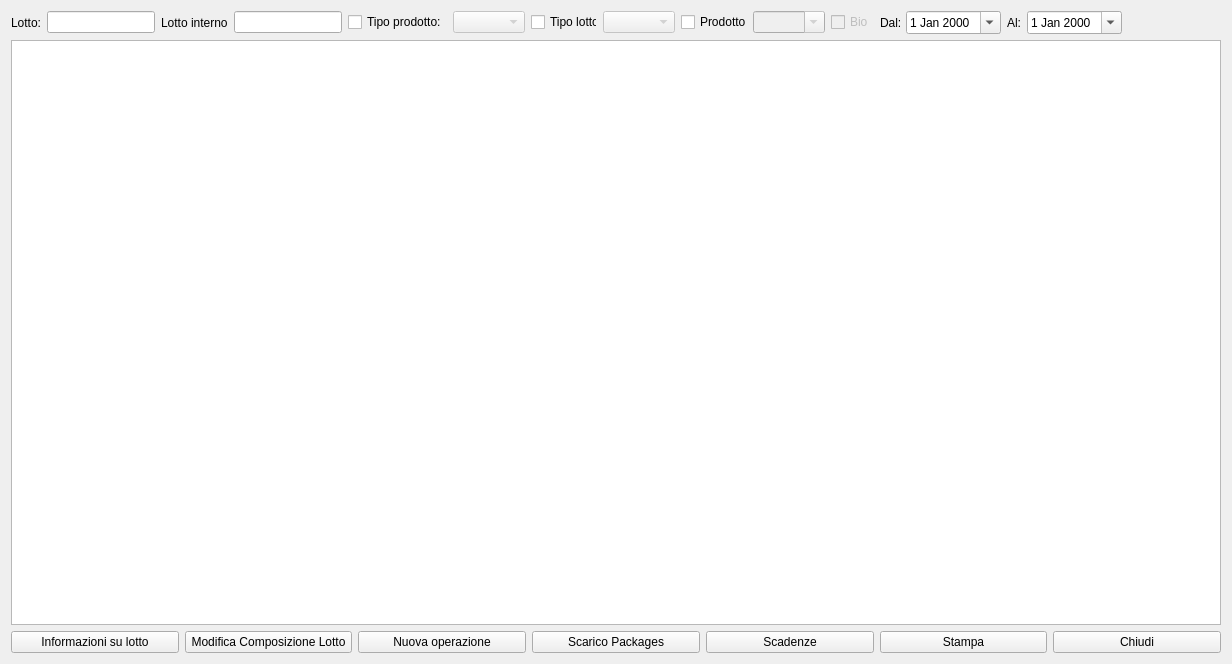
<?xml version="1.0" encoding="UTF-8"?>
<ui version="4.0">
 <class>HLotti</class>
 <widget class="QWidget" name="HLotti">
  <property name="windowModality">
   <enum>Qt::WindowModal</enum>
  </property>
  <property name="geometry">
   <rect>
    <x>0</x>
    <y>0</y>
    <width>1232</width>
    <height>664</height>
   </rect>
  </property>
  <property name="windowTitle">
   <string>Lotti</string>
  </property>
  <property name="windowIcon">
   <iconset resource="icons.qrc">
    <normaloff>:/Resources/Cube.PNG</normaloff>:/Resources/Cube.PNG</iconset>
  </property>
  <layout class="QVBoxLayout" name="verticalLayout_3">
   <item>
    <layout class="QVBoxLayout" name="verticalLayout_2">
     <item>
      <layout class="QVBoxLayout" name="verticalLayout">
       <item>
        <layout class="QHBoxLayout" name="horizontalLayout_4">
         <item>
          <layout class="QHBoxLayout" name="horizontalLayout_2">
           <item>
            <widget class="QLabel" name="label_3">
             <property name="text">
              <string>Lotto:</string>
             </property>
            </widget>
           </item>
           <item>
            <widget class="QLineEdit" name="leLottoRaw">
             <property name="clearButtonEnabled">
              <bool>true</bool>
             </property>
            </widget>
           </item>
           <item>
            <widget class="QLabel" name="label_4">
             <property name="text">
              <string>Lotto interno</string>
             </property>
            </widget>
           </item>
           <item>
            <widget class="QLineEdit" name="leLotInterno">
             <property name="clearButtonEnabled">
              <bool>true</bool>
             </property>
            </widget>
           </item>
           <item>
            <widget class="QCheckBox" name="chTipoProdotti">
             <property name="minimumSize">
              <size>
               <width>80</width>
               <height>0</height>
              </size>
             </property>
             <property name="maximumSize">
              <size>
               <width>16777215</width>
               <height>16777215</height>
              </size>
             </property>
             <property name="text">
              <string>Tipo prodotto:</string>
             </property>
            </widget>
           </item>
           <item>
            <widget class="QComboBox" name="cbTipoProd">
             <property name="enabled">
              <bool>false</bool>
             </property>
            </widget>
           </item>
           <item>
            <widget class="QCheckBox" name="chbT">
             <property name="minimumSize">
              <size>
               <width>66</width>
               <height>0</height>
              </size>
             </property>
             <property name="maximumSize">
              <size>
               <width>60</width>
               <height>16777215</height>
              </size>
             </property>
             <property name="text">
              <string>Tipo lotto:</string>
             </property>
            </widget>
           </item>
           <item>
            <widget class="QComboBox" name="cbTipiLot">
             <property name="enabled">
              <bool>false</bool>
             </property>
            </widget>
           </item>
           <item>
            <widget class="QCheckBox" name="chbP">
             <property name="maximumSize">
              <size>
               <width>66</width>
               <height>16777215</height>
              </size>
             </property>
             <property name="text">
              <string>Prodotto:</string>
             </property>
            </widget>
           </item>
           <item>
            <widget class="QComboBox" name="cbProdotti">
             <property name="enabled">
              <bool>false</bool>
             </property>
             <property name="editable">
              <bool>true</bool>
             </property>
             <property name="insertPolicy">
              <enum>QComboBox::NoInsert</enum>
             </property>
            </widget>
           </item>
          </layout>
         </item>
         <item>
          <widget class="QCheckBox" name="chBio">
           <property name="enabled">
            <bool>false</bool>
           </property>
           <property name="text">
            <string>Bio</string>
           </property>
          </widget>
         </item>
         <item>
          <layout class="QHBoxLayout" name="horizontalLayout_3">
           <item>
            <widget class="QLabel" name="label">
             <property name="maximumSize">
              <size>
               <width>20</width>
               <height>16777215</height>
              </size>
             </property>
             <property name="text">
              <string>Dal:</string>
             </property>
            </widget>
           </item>
           <item>
            <widget class="QDateEdit" name="datadal">
             <property name="calendarPopup">
              <bool>true</bool>
             </property>
            </widget>
           </item>
           <item>
            <widget class="QLabel" name="label_2">
             <property name="maximumSize">
              <size>
               <width>20</width>
               <height>16777215</height>
              </size>
             </property>
             <property name="text">
              <string>Al:</string>
             </property>
            </widget>
           </item>
           <item>
            <widget class="QDateEdit" name="dataal">
             <property name="calendarPopup">
              <bool>true</bool>
             </property>
            </widget>
           </item>
           <item>
            <spacer name="horizontalSpacer_2">
             <property name="orientation">
              <enum>Qt::Horizontal</enum>
             </property>
             <property name="sizeHint" stdset="0">
              <size>
               <width>40</width>
               <height>20</height>
              </size>
             </property>
            </spacer>
           </item>
          </layout>
         </item>
        </layout>
       </item>
       <item>
        <widget class="QTableView" name="twLots">
         <property name="enabled">
          <bool>true</bool>
         </property>
         <property name="autoFillBackground">
          <bool>true</bool>
         </property>
         <property name="frameShape">
          <enum>QFrame::StyledPanel</enum>
         </property>
         <property name="editTriggers">
          <set>QAbstractItemView::NoEditTriggers</set>
         </property>
         <property name="alternatingRowColors">
          <bool>true</bool>
         </property>
         <property name="selectionMode">
          <enum>QAbstractItemView::SingleSelection</enum>
         </property>
         <property name="selectionBehavior">
          <enum>QAbstractItemView::SelectRows</enum>
         </property>
         <property name="sortingEnabled">
          <bool>true</bool>
         </property>
         <attribute name="horizontalHeaderCascadingSectionResizes">
          <bool>true</bool>
         </attribute>
         <attribute name="horizontalHeaderHighlightSections">
          <bool>true</bool>
         </attribute>
         <attribute name="horizontalHeaderMinimumSectionSize">
          <number>10</number>
         </attribute>
         <attribute name="horizontalHeaderStretchLastSection">
          <bool>true</bool>
         </attribute>
         <attribute name="verticalHeaderVisible">
          <bool>false</bool>
         </attribute>
        </widget>
       </item>
      </layout>
     </item>
     <item>
      <layout class="QHBoxLayout" name="horizontalLayout">
       <item>
        <widget class="QPushButton" name="pushButton_7">
         <property name="text">
          <string>Informazioni su lotto</string>
         </property>
         <property name="icon">
          <iconset resource="icons.qrc">
           <normaloff>:/Resources/Wood-4-icon.png</normaloff>:/Resources/Wood-4-icon.png</iconset>
         </property>
         <property name="iconSize">
          <size>
           <width>32</width>
           <height>32</height>
          </size>
         </property>
        </widget>
       </item>
       <item>
        <widget class="QPushButton" name="pbLotMod">
         <property name="text">
          <string>Modifica Composizione Lotto</string>
         </property>
         <property name="icon">
          <iconset resource="icons.qrc">
           <normaloff>:/Resources/Pencil.PNG</normaloff>:/Resources/Pencil.PNG</iconset>
         </property>
         <property name="iconSize">
          <size>
           <width>32</width>
           <height>32</height>
          </size>
         </property>
        </widget>
       </item>
       <item>
        <widget class="QPushButton" name="pushButton_4">
         <property name="text">
          <string>Nuova operazione</string>
         </property>
         <property name="icon">
          <iconset resource="icons.qrc">
           <normaloff>:/Resources/Actions-configure-icon.png</normaloff>:/Resources/Actions-configure-icon.png</iconset>
         </property>
         <property name="iconSize">
          <size>
           <width>32</width>
           <height>32</height>
          </size>
         </property>
        </widget>
       </item>
       <item>
        <widget class="QPushButton" name="pbUnload">
         <property name="text">
          <string>Scarico Packages</string>
         </property>
         <property name="icon">
          <iconset resource="icons.qrc">
           <normaloff>:/Resources/App-ark-2-icon.png</normaloff>:/Resources/App-ark-2-icon.png</iconset>
         </property>
         <property name="iconSize">
          <size>
           <width>32</width>
           <height>32</height>
          </size>
         </property>
        </widget>
       </item>
       <item>
        <widget class="QPushButton" name="pbScadenze">
         <property name="text">
          <string>Scadenze</string>
         </property>
         <property name="icon">
          <iconset resource="icons.qrc">
           <normaloff>:/Resources/Calendar.PNG</normaloff>:/Resources/Calendar.PNG</iconset>
         </property>
         <property name="iconSize">
          <size>
           <width>32</width>
           <height>32</height>
          </size>
         </property>
        </widget>
       </item>
       <item>
        <widget class="QPushButton" name="pushButton_6">
         <property name="text">
          <string>Stampa</string>
         </property>
         <property name="icon">
          <iconset resource="icons.qrc">
           <normaloff>:/Resources/Printer-icon.png</normaloff>:/Resources/Printer-icon.png</iconset>
         </property>
         <property name="iconSize">
          <size>
           <width>32</width>
           <height>32</height>
          </size>
         </property>
        </widget>
       </item>
       <item>
        <widget class="QPushButton" name="pushButton_3">
         <property name="text">
          <string>Chiudi</string>
         </property>
         <property name="icon">
          <iconset resource="icons.qrc">
           <normaloff>:/Resources/Actions-window-close-icon.png</normaloff>:/Resources/Actions-window-close-icon.png</iconset>
         </property>
         <property name="iconSize">
          <size>
           <width>32</width>
           <height>32</height>
          </size>
         </property>
        </widget>
       </item>
      </layout>
     </item>
    </layout>
   </item>
  </layout>
 </widget>
 <resources>
  <include location="icons.qrc"/>
 </resources>
 <connections/>
 <slots>
  <slot>showContextMenu()</slot>
 </slots>
</ui>
